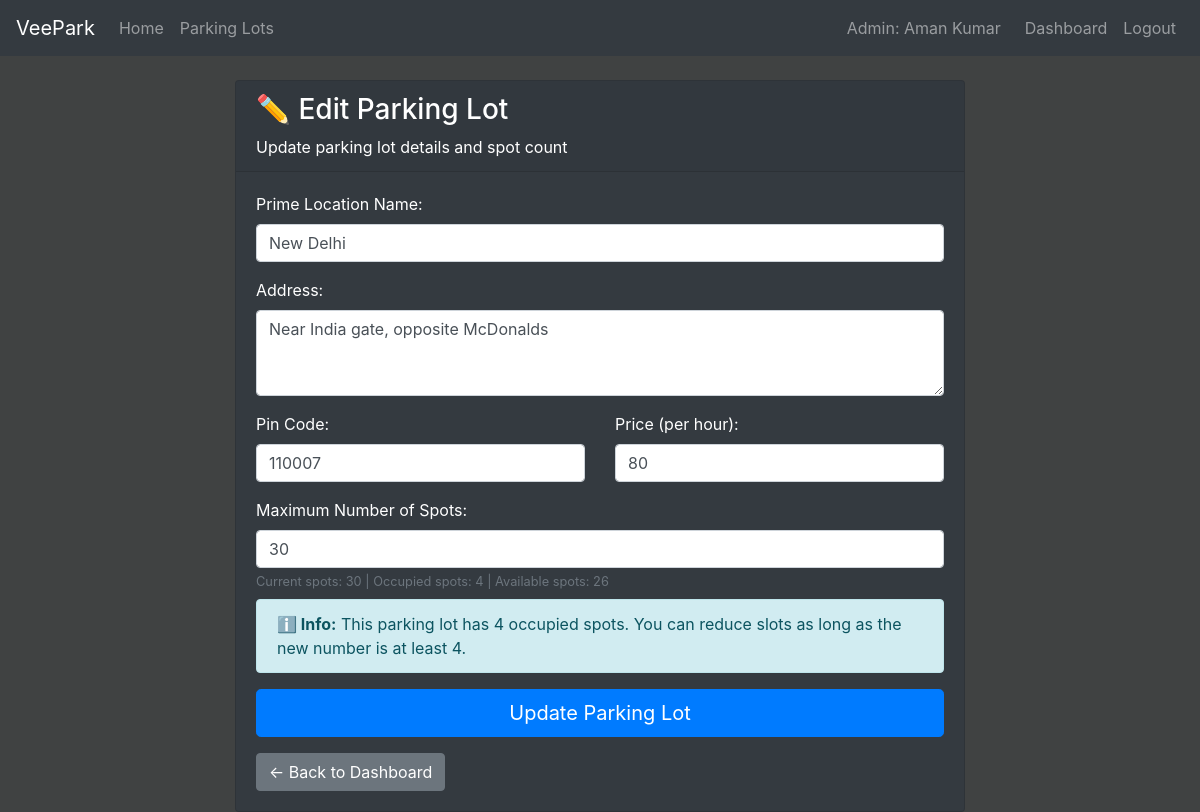
Page /admin/parking-lots/edit/1 (signed in) on the earlier database version.
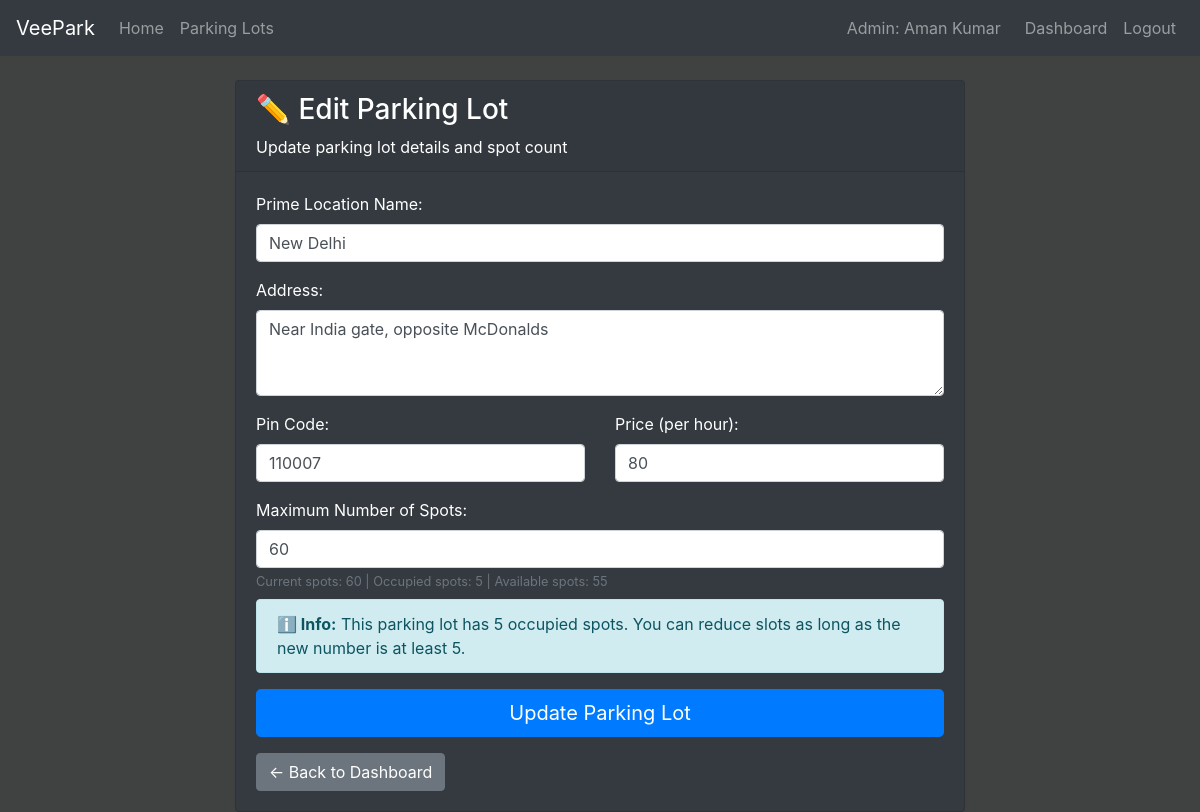
Same page on the later database version.
### models/models.py (models this page shows, shortened)
class ParkingLot(db.Model):
    __tablename__ = 'parking_lot'
    id=db.Column(db.Integer(), primary_key=True)
    location = db.Column(db.String(50), nullable=False)
    pincode=db.Column(db.Integer(), nullable=False)
    price=db.Column(db.Integer(), nullable=False)
    maxSpots=db.Column(db.Integer(), nullable=False)
    address=db.Column(db.String(200), nullable=False)
    occupied=db.Column(db.Integer(), default=0)
    parking_spots = db.relationship('ParkingSpot', backref='parking_lot', lazy=True)

### controllers/controllers.py (the view, shortened to what this page needs)
@controllers.route('/admin/parking-lots/edit/<int:lot_id>', methods=['GET', 'POST'])
def edit_parking_lot(lot_id):
    if not session.get('user_id') or session.get('user_role') != 'admin':
        flash('Access denied. Admin login required.', 'danger')
        return redirect(url_for('controllers.admin_login'))
    parking_lot = ParkingLot.query.get_or_404(lot_id)
    form = ParkingLotForm()
    if request.method == 'GET':
        form.prime_location_name.data = parking_lot.location
        form.address.data = parking_lot.address
        form.pincode.data = parking_lot.pincode
        form.price.data = parking_lot.price
        form.maxSpots.data = parking_lot.maxSpots
    return render_template('edit_parking_lot.html', form=form, parking_lot=parking_lot)

### controllers/forms.py
class ParkingLotForm(FlaskForm):
    prime_location_name = StringField(label='Prime Location Name:', validators=[DataRequired()])
    address = TextAreaField(label='Address:', validators=[DataRequired()])
    pincode = IntegerField(label='Pin Code:', validators=[DataRequired(), NumberRange(min=100000, max=999999, message='Pin code must be 6 digits')])
    price = IntegerField(label='Price (per hour):', validators=[DataRequired(), NumberRange(min=1, message='Price must be greater than 0')])
    maxSpots = IntegerField(label='Maximum Number of Spots:', validators=[DataRequired(), NumberRange(min=1, max=100, message='Number of spots must be between 1 and 100')])
    submit = SubmitField(label='Add Parking Lot')

### templates/edit_parking_lot.html (shortened to what this page needs)
{% extends 'index.html' %}
{% block content %}
<div class="container mt-4">
    <div class="row justify-content-center">
        <div class="col-md-8">
            <div class="card bg-dark text-white">
                <div class="card-header">
                    <h3>✏️ Edit Parking Lot</h3>
                    <p class="mb-0">Update parking lot details and spot count</p>
                </div>
                <div class="card-body">
                    <form method="POST">
                        <div class="form-group">
                            {{ form.prime_location_name.label(class="form-label") }}
                            {{ form.prime_location_name(class="form-control", placeholder="e.g., Central Mall Parking") }}
                        </div>
                        <div class="form-group">
                            {{ form.address.label(class="form-label") }}
                            {{ form.address(class="form-control", rows="3", placeholder="Enter complete address") }}
                        </div>
                        <div class="row">
                            <div class="col-md-6">
                                <div class="form-group">
                                    {{ form.pincode.label(class="form-label") }}
                                    {{ form.pincode(class="form-control", placeholder="e.g., 600001") }}
                                </div>
                            </div>
                            <div class="col-md-6">
                                <div class="form-group">
                                    {{ form.price.label(class="form-label") }}
                                    {{ form.price(class="form-control", placeholder="e.g., 50") }}
                                </div>
                            </div>
                        </div>
                        <div class="form-group">
                            {{ form.maxSpots.label(class="form-label") }}
                            {{ form.maxSpots(class="form-control", placeholder="e.g., 20") }}
                            <small class="form-text text-muted">
                                Current spots: {{ parking_lot.maxSpots }} |
                                Occupied spots: {{ parking_lot.occupied }} |
                                Available spots: {{ parking_lot.maxSpots - parking_lot.occupied }}
                            </small>
                            {% if parking_lot.occupied > 0 %}
                                <div class="alert alert-info mt-2">
                                    <strong>ℹ️ Info:</strong> This parking lot has {{ parking_lot.occupied }} occupied spots.
                                    You can reduce slots as long as the new number is at least {{ parking_lot.occupied }}.
                                </div>
                            {% endif %}
                        </div>
                        <div class="form-group">
                            {{ form.submit(class="btn btn-primary btn-lg btn-block", value="Update Parking Lot") }}
                        </div>
                    </form>
                    <div class="mt-3">
                        <a href="{{ url_for('controllers.admin_dashboard') }}" class="btn btn-secondary">
                            ← Back to Dashboard
                        </a>
                    </div>
                </div>
            </div>
        </div>
    </div>
</div>
{% endblock %}

Differences in the rows shown:
changed ParkingLot "Near India gate, opposite McDonalds": maxSpots "30" → "60"; occupied "4" → "5"; parking_lot.maxSpots-parking_lot.occupied "26" → "55"
